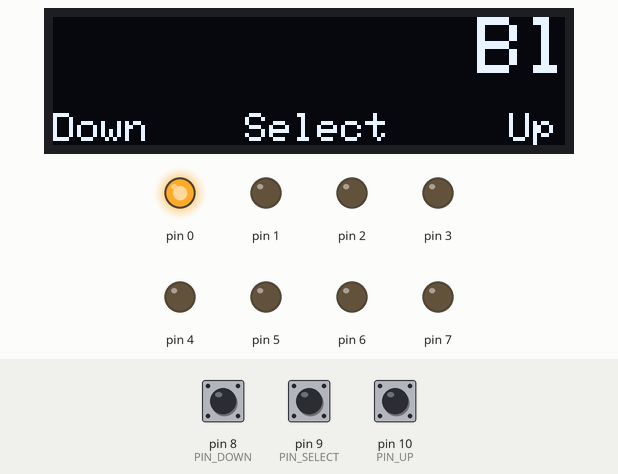
Simulated run of this sketch. Board: Arduino Uno, built with avr-gcc and run on an emulated ATmega328P. Parts: 128×32 one-colour display, output pins drawn as LEDs (lit = HIGH). The inputs (shaded band) are chosen by the test bench; at power-on: pin 8 (PIN_DOWN) HIGH, pin 9 (PIN_SELECT) HIGH, pin 10 (PIN_UP) HIGH. EEPROM starts erased; pins used as bus, display or sensor lines are not drawn.

Above: at 7.26 s.
7.3 s: pin 8 (PIN_DOWN) pulled LOW for 0.15 s
At 7.38 s:
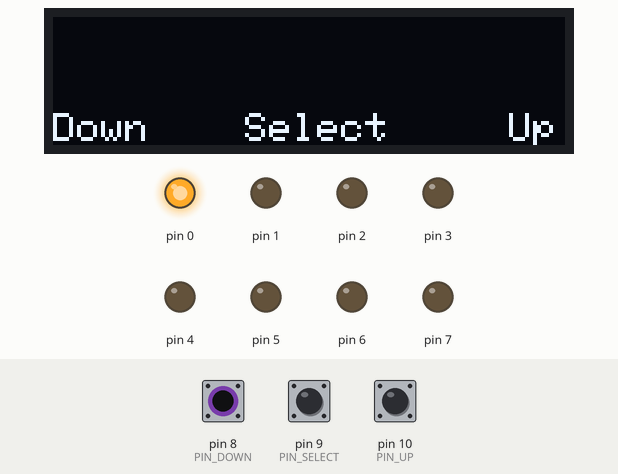
8.0 s: pin 9 (PIN_SELECT) pulled LOW for 0.15 s
At 8.32 s:
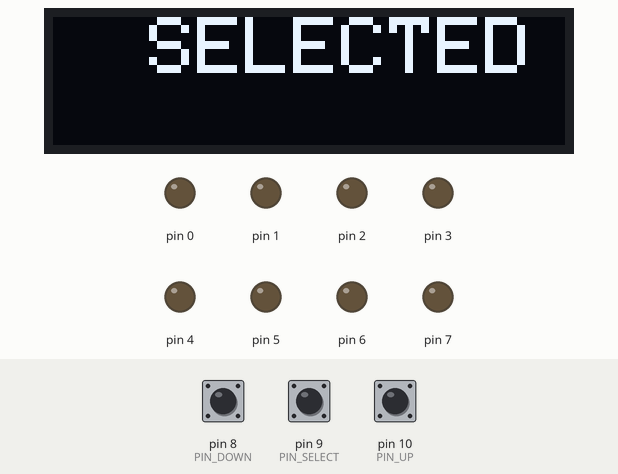
8.7 s: pin 10 (PIN_UP) pulled LOW for 0.15 s
At 8.78 s:
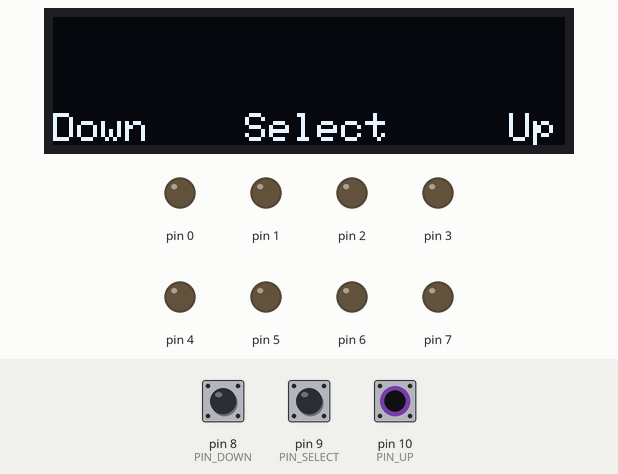
9.4 s: pin 8 (PIN_DOWN) pulled LOW for 1 s
At 9.58 s:
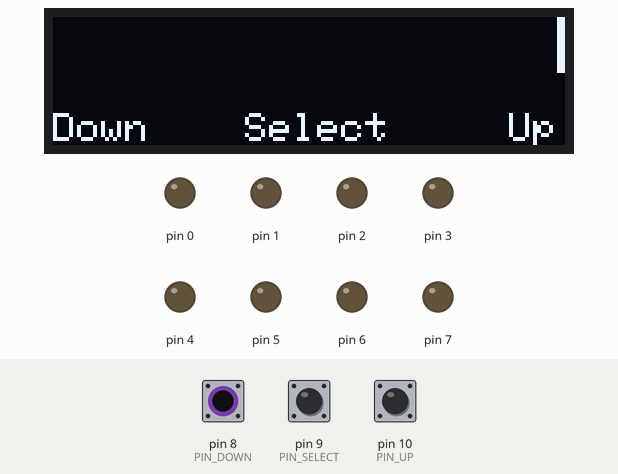
11.0 s: pin 10 (PIN_UP) pulled LOW for 1 s
At 11.25 s:
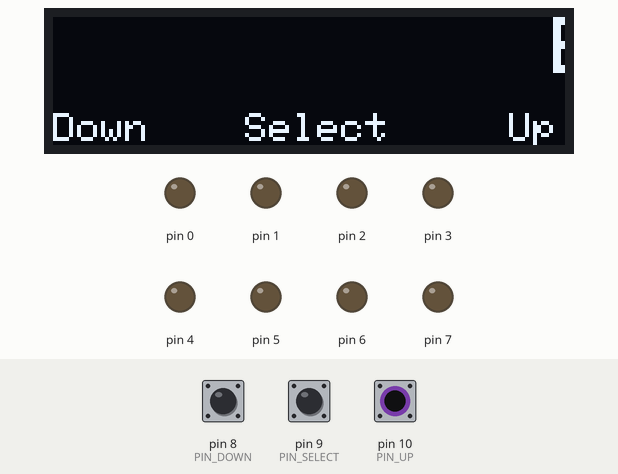
12.6 s: pin 9 (PIN_SELECT) pulled LOW for 3.2 s
At 16.5 s:
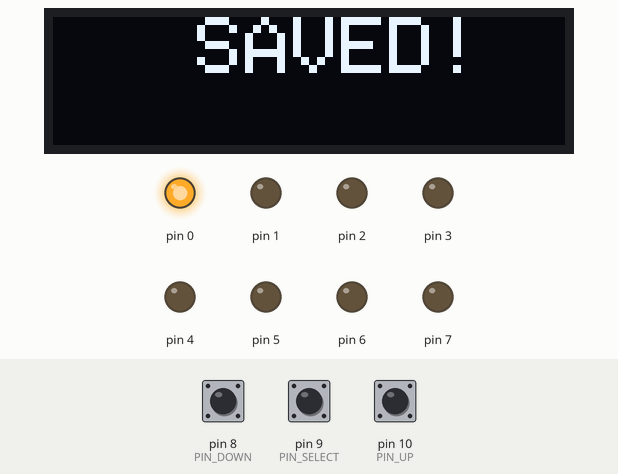
Timing chart, 0 to 18.0 s (numbered marks = the images above; inputs shaded):
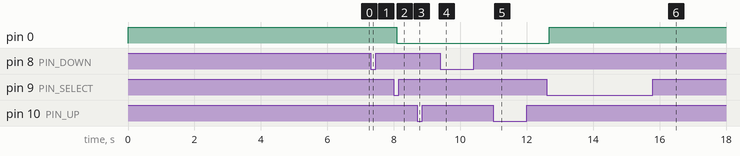

Measured:
- after the input at 8.0 s, pin 0: HIGH → LOW after 0.09 s
- after the input at 8.7 s, the display: changes after 0.08 s (image 3)
- after the input at 11.0 s, the display: first changes after 0.07 s (image 5 shows a later state)
- after the input at 12.6 s, pin 0: LOW → HIGH after 0.09 s
- what the display in image 6 shows lasts 0.8 s, from 15.9 s to 16.7 s

The sketch:

vectrex_cart_control.ino
```cpp
// Multi ROM cartridge selector
// for the VECTREX game system
// By A.Leverett 2021 (Coronavirus pandemic era)
// Extended by Phillip Riscombe-Burton 2022 (Ukraine invasion era)
//
// ROM_MAX should be set to the number of ROMS on the EPROM.
// If you have 5 ROM images on the EPROM then this no. should be 5
// If you have 128 then this no. should be 128
// Update the 'titles' String array with the names of the games on your EPROM.
//
// Remember this program is for both 'DIY Cart+8' and 'DIY Cart+32'
// Update the 'IS_8K_CART' bool depending on which you are building for.
// 'DIY Cart+8' is for 8KB images and 'DIY Cart+32' is for 32KB images.
// 8KB images will work on the +32 version as they only take up 8KB of the 32KB available
// 32KB images WILL NOT WORK on the +8 version
//
// Compatible with these ( and pin compatible ) EPROMs and how many images they will store.
// EPROM              8KB   32KB
// 27C010 / 27c1001   16    4
// 27C020 / 27c2001   32    8
// 27C040 / 27c4001   64    16
// 27C080 / 27c801    128   32
//
// Save routine added. If you hold select until the display shows 'Saved!' then when you
// next power up the system with the cartridge in, the saved cartridge number will be selected
// automatically!
//
//----------------------------------------------------------------------------------------

#include "SSD1306Ascii.h"
#include "SSD1306AsciiAvrI2c.h"
#include "EEPROM.h"
#include <Wire.h>

#define RTN_CHECK 0          // oled - ticker scrolls text off screen
#define I2C_ADDRESS 0x3C     // 0X3C+SA0 - 0x3C or 0x3D
#define PIN_DOWN 8           // '-1' button
#define PIN_SELECT 9         // 'select' button
#define PIN_UP 10            // '+1' button
#define PIN_RESET 13         // reset pin ( only works from cart list program (rom 01))

// Either 8K or 32K cart
#define IS_8K_CART false

// Default game lists:
#if IS_8K_CART
  // x35 8K games requires 27c040 / 27c4001
  #define ROM_MAX 35
#else
  // x21 32K games requires 27c080 / 27c801 (x16 for 27c040 / 27c4001)
  #define ROM_MAX 21
#endif

#define FIRST_ROM 1 // Ignores 'Cart Menu' entry
#define SAVED_GAME_EPROM_ADDR 0
#define SAVE_BUTTON_DURATION_MIN 2000
#define DEBOUNCE_DELAY 50
#define TICKER_TICK 50
#define MAX_CHAR_2X 11
#define WELCOME_MSG_SCREEN_TIME 6000
#define SELECTED_MSG_SCREEN_TIME 400
#define SAVED_MSG_SCREEN_TIME 800
#define RESET_DELAY 25

// Variables
int romNo = FIRST_ROM, romSave, selectButton, upButton, downButton;
String lastTitle;

// OLED
SSD1306AsciiAvrI2c oled;
TickerState state;
uint32_t tickTime = 0;

// Buttons
uint32_t lastDebounceTimeSelect = 0, lastSelectTime = 0;
int selectState = HIGH, lastSelectState = HIGH;

uint32_t lastDebounceTimeUp = 0, lastUpTime = 0;
int upState = HIGH, lastUpState = HIGH;

uint32_t lastDebounceTimeDown = 0, lastDownTime = 0;
int downState = HIGH, lastDownState = HIGH;

// Dispaly text for selected game
String titles[] = {
#if IS_8K_CART
  "Cart Menu", // Unused
  "Space Wars",
  "Solar Quest",
  "Berzerk",
  "Clean Sweep",
  "Armor Attack",
  "Bedlam",
  "MineStormII",
  "Rip-Off",
  "Cosmic Chasm",
  "Hyperchase",
  "Test Rev. 4",
  "Scramble",
  "Star Castle",
  "Star Hawk",
  "Star Trek",
  "Heads Up",
  "Pole Position",
  "Fortress of Narzod",
  "Tour De France",
  "Mine Storm",
  "Polar Rescue",
  "Spike",
  "Blitz",
  "Mr Boston",
  "Spinball",
  "Web Wars",
  "Pitchers Duel",
  "3-D Mine Storm",
  "3-D Narrow Escape",
  "3-D Crazy Coaster",
  "Mail Plane",
  "AnimAction",
  "Melody Master",
  "Art Master"
#else
  "Menu - Alan Leverett",  // Initially skipped
  "Blox - Whitehat",
  "Castle Defender - Jumpman",
  "Castle Vs Castle - Hydrochous",
  "Climb it - Chris++",
  "Crash Trexicoot - LiKa",
  "Daisy Land - Princess Daisy",
  "Dino Runner - Hoid",
  "Donkey Kong - Lionpride",
  "Dont Fall - Mr. Chomp",
  "Fencing Simulator - Alberich",
  "Hole Run - Speedy G.",
  "Maze of Treasures - Sgt. Pepper",
  "Moon Shot - SchellLabs",
  "Pirates - G. Freeman",
  "Rush Defence - #Compile",
  "Silver Surfer - Hassel",
  "Space Defender - KusoTech",
  "Unknown - M4K5",
  "Vec Man - Master Control",
  "Vectroid - NATE__66"
#endif
};

//----------------------------------------------------------------------------------------

// Arduino methods

void setup() {

  setupTimeKeeping();
  getRomNoFromEeprom();
  setupIO();
  loadCurrentGame();
  oledSetup();
}

void loop() {

  checkButtons();
  oledShowTitle(titles[currentRomNo()]);
}

//----------------------------------------------------------------------------------------
// SETUP METHODS
//

// Used to time non-blocking delays
void setupTimeKeeping() {

  Wire.begin();
  Wire.setClock(400000L);
}

// Prepare input and output pins
void setupIO() {

  pinMode(PIN_DOWN,   INPUT_PULLUP);
  pinMode(PIN_UP,     INPUT_PULLUP);
  pinMode(PIN_SELECT, INPUT_PULLUP);

  // Active HIGH reset - cancel any current reset
  pinMode(PIN_RESET,  OUTPUT);
  digitalWrite(PIN_RESET, LOW);

  // set ports 0 to 7 as OUTPUT
  DDRD = B11111111;
}

// load saved ROM no. from persistent memory
void getRomNoFromEeprom() {

  EEPROM.get(SAVED_GAME_EPROM_ADDR, romSave);
  //Sanity check
  if(romSave > ROM_MAX || romSave < FIRST_ROM)
  {
    EEPROM.put(SAVED_GAME_EPROM_ADDR, FIRST_ROM);
    romSave = FIRST_ROM;
  }
  // update current rom
  if (romSave != currentRomNo()) {
    romNo = (romSave + FIRST_ROM);
  }
}

// Setup tiny screen and display welcome message
void oledSetup() {

  oled.begin(&Adafruit128x32, I2C_ADDRESS);
  oled.setFont(Adafruit5x7);
  oled.clear();
  oled.set2X();
  oled.println("  VECTREX   ");
  oled.println(" DIY CART+  ");
  delay(WELCOME_MSG_SCREEN_TIME);
  oled.clear();
}

// Bankswitch in the current game
void loadCurrentGame() {

  PORTD = currentRomNo();
}

//----------------------------------------------------------------------------------------
// LOOP METHODS
//

// Long game titles can be displayed as a Ticker
void oledShowTitleAsTicker(String title) {

  if(title != lastTitle) {
    lastTitle = title;
    oled.clear();
    oled.tickerInit(&state, Adafruit5x7, 0, true, 0, 128);
  }

  if (tickTime > millis()) return;
  tickTime = millis() + TICKER_TICK;

  // Handle ticker logic
  int8_t rtn = oled.tickerTick(&state);
  if (rtn <= RTN_CHECK) {
    oled.tickerText(&state, title);
  }
}

// Display short text and blank out trailing spaces
void oledShowShortTitle(String title) {

  oled.print(title);
  for(unsigned int i = title.length(); i < MAX_CHAR_2X; i++) {
    oled.print(" ");
  }
}

void oledShowTitle(String title) {

  // first row
  oled.setCursor(0 , 0);
  oled.set2X();

  if(title.length() <= MAX_CHAR_2X) {
    oledShowShortTitle(title);
  } else {
    oledShowTitleAsTicker(title);
  }
  oled.println();

  // blank second row - spacer
  oled.set1X();
  oled.println();
  //third row
  oled.print("Down    Select     Up     ");
}

void oledShowGameSelected() {

  oled.setCursor(0,0);
  oled.set2X();
  oled.clear();
  oled.println ("  SELECTED  ");
  delay(SELECTED_MSG_SCREEN_TIME);
  oled.clear();
}

void resetVectrex() {

  digitalWrite(PIN_RESET , HIGH);
  delay (RESET_DELAY);
  digitalWrite(PIN_RESET , LOW);
}

void saveGame() {

  EEPROM.put(SAVED_GAME_EPROM_ADDR , currentRomNo());
  oled.setCursor(0,0);
  oled.set2X();
  oled.clear();
  oled.println ("   SAVED!  ");
  delay(SAVED_MSG_SCREEN_TIME);
  oled.clear();
}

void checkSelectButton() {

  selectButton = digitalRead(PIN_SELECT);
  if (selectButton != lastSelectState) {
    lastDebounceTimeSelect = millis();
  }

  if (((millis() - lastDebounceTimeSelect) > DEBOUNCE_DELAY) && selectButton != selectState) {

    selectState = selectButton;

    if(selectButton == LOW) {

        resetVectrex();
        loadCurrentGame();
        oledShowGameSelected();
        lastSelectTime = millis();

      } else if((millis() - lastSelectTime) > SAVE_BUTTON_DURATION_MIN) {

          saveGame();
      }
  }
  lastSelectState = selectButton;
}

void checkUpButton() {

  upButton = digitalRead(PIN_UP);
  if (upButton != lastUpState) {
    lastDebounceTimeUp = millis();
  }

  if (((millis() - lastDebounceTimeUp) > DEBOUNCE_DELAY) && upButton != upState) {

    upState = upButton;

    if(upButton == LOW) {
        romNo++;
        if (romNo > ROM_MAX) romNo = FIRST_ROM;
      } else {
        lastUpTime = millis();
      }
  }
  lastUpState = upButton;
}

void checkDownButton() {

  downButton = digitalRead(PIN_DOWN);
  if (downButton != lastDownState) {
    lastDebounceTimeDown = millis();
  }

  if (((millis() - lastDebounceTimeDown) > DEBOUNCE_DELAY) && downButton != downState) {

    downState = downButton;

    if(downButton == LOW) {
        romNo--;
    if (romNo < FIRST_ROM) romNo = ROM_MAX;
      } else {
        lastDownTime = millis();
      }
  }
  lastDownState = downButton;
}

void checkButtons() {

  checkSelectButton();
  checkUpButton();
  checkDownButton();
}

int currentRomNo() {

  return romNo - FIRST_ROM;
}
```
